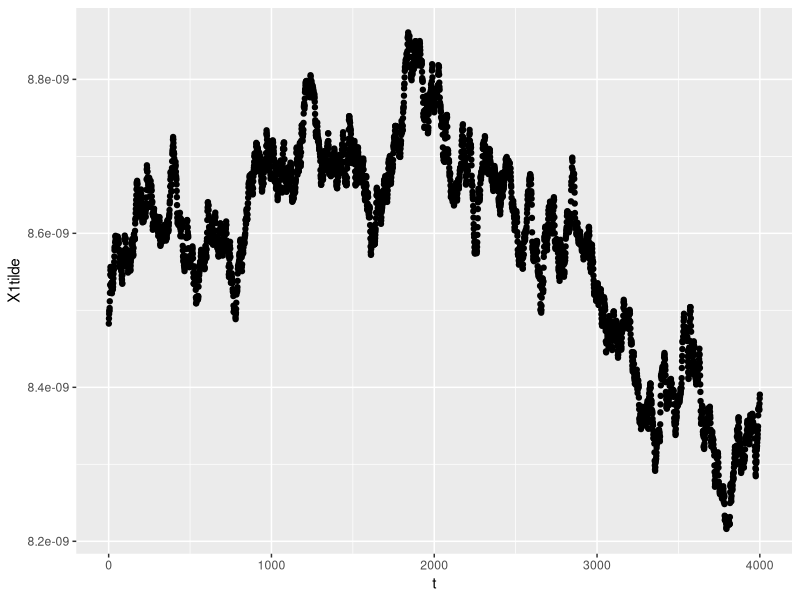
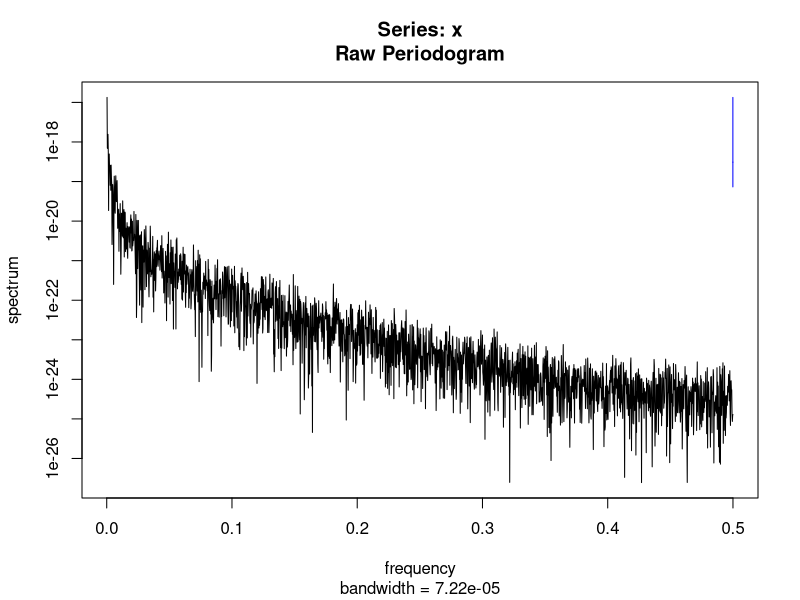
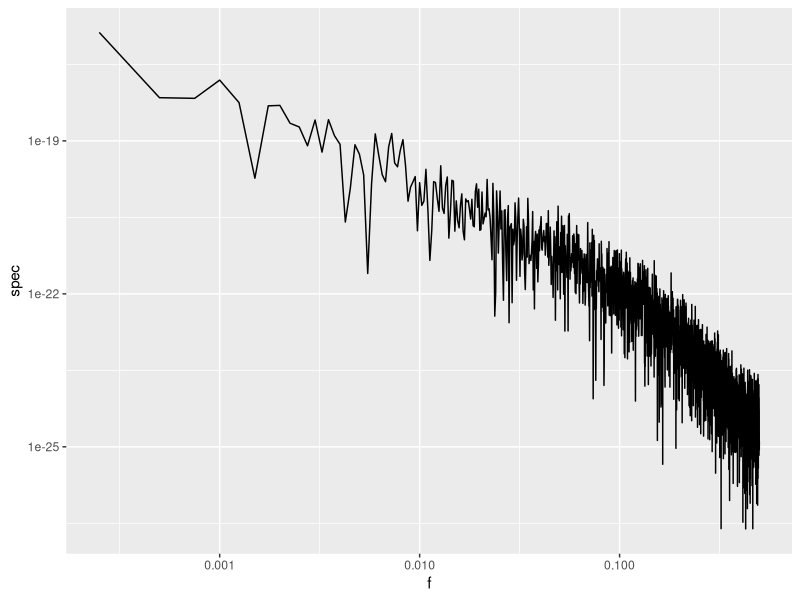
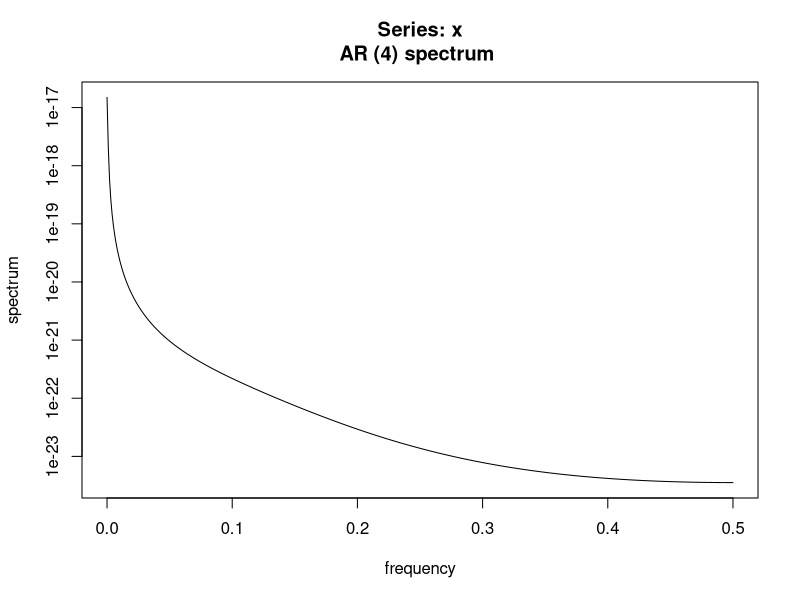
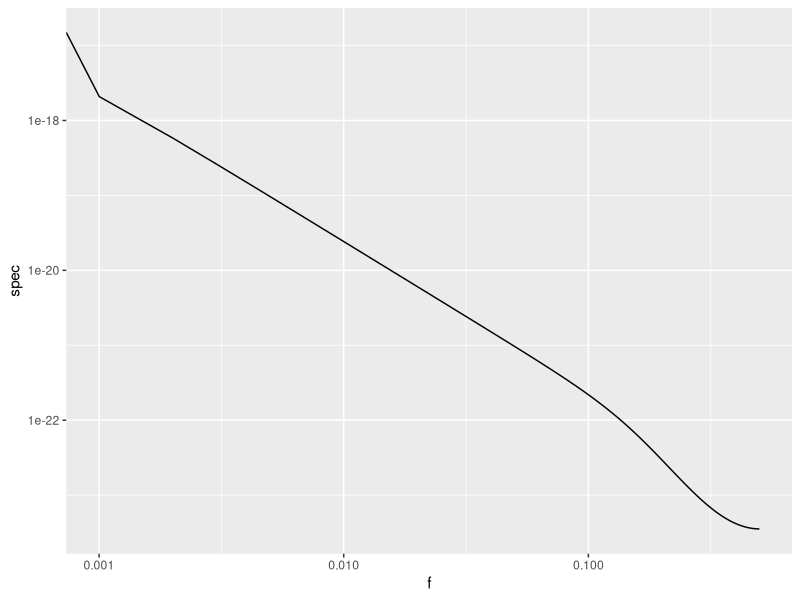
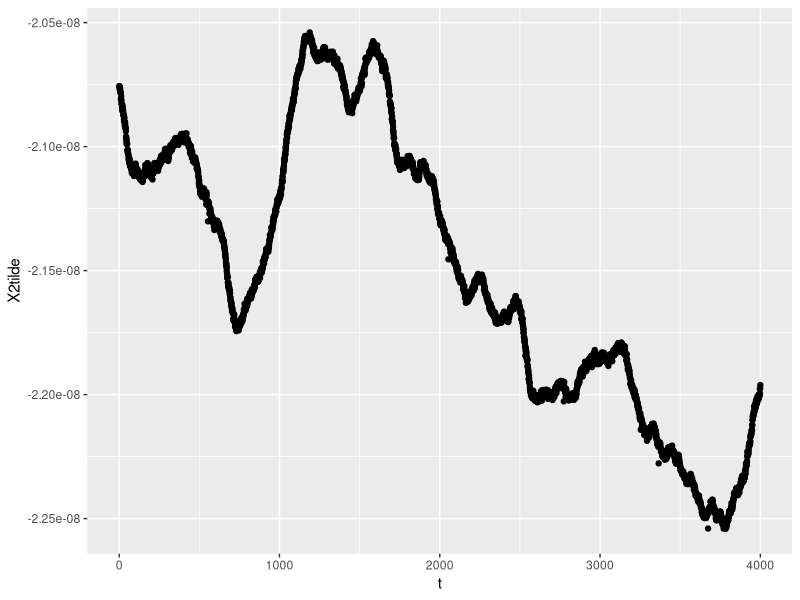
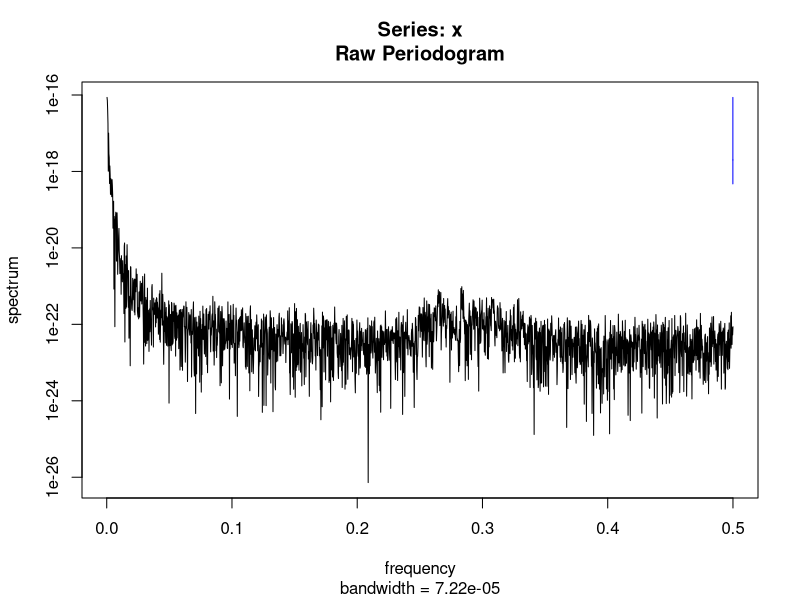
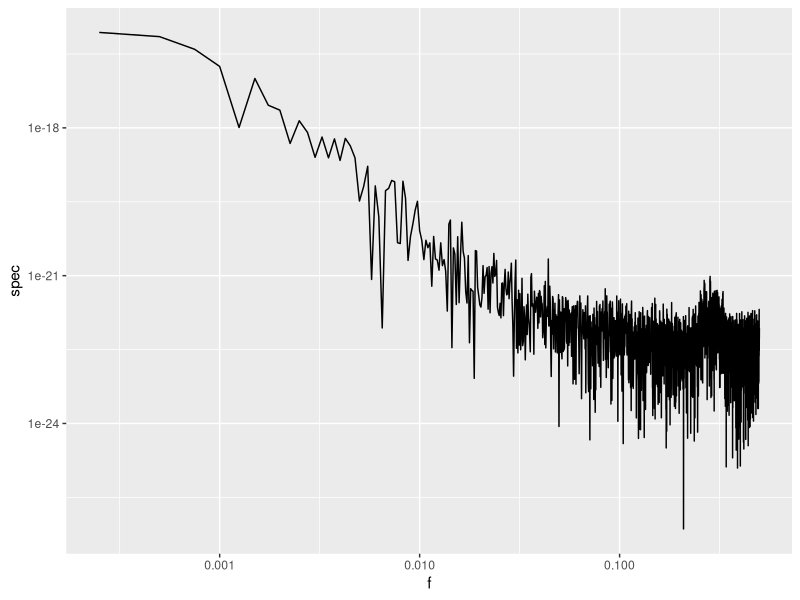

Generate these figures, in order, with R: (Note: this script raises an error after producing the figures.)
# some code here: http://faculty.washington.edu/dbp/sauts/R-code/chapter-08.R

library(readr)
library(ggplot2)

primerData1 <- read_csv("Data/primerData1.txt", col_names = FALSE, skip = 10)
colnames(primerData1)="X1tilde"
primerData1$t = 1:dim(primerData1)[1]

ggplot(primerData1,aes(t,X1tilde))+
  geom_point()

test=spectrum(primerData1$X1tilde)

res=data.frame(f=test$freq,spec=test$spec)

ggplot(res,aes(f,spec))+
  geom_line()+
  scale_x_log10()+
  scale_y_log10()


arSpec=spectrum(primerData1$X1tilde,method = "ar")
arSpec

arRes=data.frame(f=arSpec$freq,spec=arSpec$spec)

ggplot(arRes,aes(f,spec))+
  geom_line()+
  scale_x_log10()+
  scale_y_log10()



################ second dataset

primerData2 <- read_csv("Data/primerData2.txt", col_names = FALSE, skip = 10)
colnames(primerData2)="X2tilde"
primerData2$t = 1:dim(primerData2)[1]

ggplot(primerData2,aes(t,X2tilde))+
  geom_point()

test=spectrum(primerData2$X2tilde)

res=data.frame(f=test$freq,spec=test$spec)

ggplot(res,aes(f,spec))+
  geom_line()+
  scale_x_log10()+
  scale_y_log10()


arSpec=spectrum(primerData2$X2tilde,method = "ar")
arSpec

arRes=data.frame(f=arSpec$freq,spec=arSpec$spec)

ggplot(arRes,aes(f,spec))+
  geom_line()+
  scale_x_log10()+
  scale_y_log10()




######## Periodogram ###########
#center the time series
X.tilde <- X - mean(X)
length(X.tilde)
plot(X.tilde, type = "l")
abline(h = 0)

##zero pad X.tilde
X.tilde.prime <- c(X.tilde,rep(0,times = 96))
length(X.tilde.prime)

N <-length(X)
N.prime <- length(X.tilde.prime)
freqs <- 2*pi*(0:(N.prime-1))/N.prime #f_j's

I <- cbind(abs(fft(X.tilde.prime))^2/N.prime) #periodogram

par(mfrow=c(1,1))
plot(I~freqs, ylab = "",xlab = "", type = "l")

plot(log10(I[1:(N.prime/2+1)])~log10(freqs[1:(N.prime/2+1)]), ylab = "",xlab = "", type = "l")



###### Multitaper Analysis ########
f.nyquist <- 1/2
f.j.prime <- seq(0,f.nyquist, length.out = N.prime/2 + 1)

#function to create taper h'_k,N,t
h.k.prime <- function(k,N,N.prime){
  t <- 0:(N-1)
  h.k.N <- (2/(N+1))^(1/2)*sin((k + 1)*pi*(t + 1)/(N + 1)) #value of h' taper for t = 0, .., N-1
  if(N.prime > N){
    return(c(h.k.N, rep(0, times = N.prime-N)))#add in the 0's to pad the end to get up to 4096
  }
  else{
    return(h.k.N)
  }
}

plot(h.k.prime(k = 0, N = 4000, N.prime = 4096), type = "l") #look at taper for k = 0 with zero padding
plot(h.k.prime(k = 1, N = 4000, N.prime = 4096), type = "l") #look at taper for k = 1 with zero padding

#Recreating Figure 4
par(mfrow = c(1,1), mar = c(3,3,3,3))
for(k in 0:5){
  h.k <- h.k.prime(k = k, N = 4000, N.prime = 4000)
  plot(h.k, type = "l", ylab = paste("k = ",k))
  plot(h.k*X.tilde, type = "l", ylab = "X.tilde*h.k")
}


#building multitaper S_x(f) estimator
t <- 0:(N.prime-1)
S.x.hat <- rep(NA, times = N.prime/2 + 1) #where S_x.hat(f'_j) will be saved

for(j in 0:N.prime/2){
  k.vec <- rep(NA,times = 6)
  for(k in 0:5){
    W.t <- h.k.prime(k = k, N=N, N.prime = N.prime)*X.tilde.prime
    inner.sum <- sum(W.t*exp(-complex(real = 0, imaginary = 1)*2*pi*t*j/N.prime))
    k.vec[k + 1] <- abs(inner.sum)^2
  }
  S.x.hat[j] <- (1/length(k.vec))*sum(k.vec)
}

plot(log10(f.j.prime), log10(S.x.hat), type = "l") #plot of multitaper spectral estimator



########################## MTSE function #################################
## inputs: time series, possibly with gaps, W = bandwidth, K = number of tapers, delta.t = time step
## outputs: tapers, eigenvalues, spectral leakage?, spectral estimate



multitaper_est <- function(X.t, NW, K){
  X.t <- X.t - mean(X.t, na.rm = TRUE) #demean
  N.long <- length(X.t)
  t.n <- 1:N.long
  missing.indices <- which(is.na(X.t))
  t.n[which(is.na(X.t))] <- NA


  W <- NW/length(na.omit(t.n))
  dist.mat <- rdist(na.omit(t.n))
  
  #create the A' matrix (Chave 2019 equation (22))
  A.prime <- (1/(pi*dist.mat))*sin(2*pi*W*dist.mat)
  A.prime[row(A.prime) == col(A.prime)] <- W*2
  eigdec <- eigs_sym(A.prime, k = K, which = "LM")
  
  
  eig_vecs <- eigdec$vectors #get only the vectors
  
  #some sign maintenance
  for(i in seq(1,K,by = 2)){
    if (mean(Re(eig_vecs[,i]))<0){
      eig_vecs[,i] <- -eig_vecs[,i]
    }
  }
  
  for(i in seq(2,K-1,by = 2)){
    if (Re(eig_vecs[2,i] - eig_vecs[1,i])<0){
      eig_vecs[,i] <- -eig_vecs[,i]
    }
  }
  
  
  ##use tapers to generate spectral estimate
  N <- length(na.omit(t.n))
  S.x.hat_MD <- rep(NA, times = floor(N/2) + 1)
  
  for(j in 0:floor(N/2)){
    k.vec <- rep(NA,times = K)
    for(k in 0:(K-1)){
      W.t <- eig_vecs[,k+1]*na.exclude(X.t)
      inner.sum <- sum(W.t*exp(-complex(real = 0, imaginary = 1)*2*pi*na.omit(t.n)*j/N), na.rm = TRUE)
      k.vec[k + 1] <- abs(inner.sum)^2
    }
    S.x.hat_MD[j+1] <- mean(k.vec)
  }
  
  
  return(list("tapers" = eig_vecs, "e.values" = eigdec$values, "spectrum" = S.x.hat_MD))
}


plot(S.x.hat_MD)

### Test: White Noise ####
N <- 2048
set.seed(130)
X.t <- X.t_missing <-  rnorm(N)
X.t_missing[c(20:35, 600:800,900:1010)] <- NA

#EDA
plot(X.t)
hist(X.t)
acf(na.omit(X.t))

#MTSE of white noise with missing data
MTSE_wn <- multitaper_est(X.t = X.t, NW = 2, K = 5)
MTSE_wn_missing <- multitaper_est(X.t = X.t_missing, NW = 2, K = 5)

par(mfrow = c(2,1))
plot(log10(seq(0,0.5,length.out = length(MTSE_wn$spectrum)))[-1], log10(MTSE_wn$spectrum)[-1], type = "l")
lines(log10(seq(0,0.5,length.out = length(MTSE_wn_missing$spectrum)))[-1], log10(MTSE_wn_missing$spectrum[-1]), col = "red")


#fit a line to the spectrum:
f <- log10(seq(0,0.5,length.out = length(MTSE_wn$spectrum)))[-1]
f.missing <- log10(seq(0,0.5,length.out = length(MTSE_wn_missing$spectrum)))[-1]
S.f <- log10(MTSE_wn$spectrum)[-1]
S.f_missing <- log10(MTSE_wn_missing$spectrum)[-1]

lin.fit <- lm(S.f ~ f)
lin.fit.missing <- lm(S.f_missing ~ f.missing)

plot(lin.fit)
plot(lin.fit.missing)

summary(lin.fit)
summary(lin.fit.missing)

plot(f, S.f, type = "l")
lines(f.missing,S.f_missing, col = "red")
abline(a = lin.fit$coefficients[1], b = lin.fit$coefficients[2])
abline(a = lin.fit.missing$coefficients[1], b = lin.fit.missing$coefficients[2], col = "red")
abline(h = 0)
##look at eig_vecs
MTSE_wn$e.values
MTSE_wn_missing$e.values

###### Test 2: ARFIMA(0,d,0) #######
N <- 2^14
set.seed(100)
d <- 0.4
X.t <- X.t_missing <- arfima.sim(N,model = list(dfrac = d))
X.t_missing[c(20:35, 600:800,900:1010)] <- NA

#MTSE of arfima with and without missing data
MTSE_fd <- multitaper_est(X.t = X.t, NW = 2, K = 5)
MTSE_fd_missing <- multitaper_est(X.t = X.t_missing, NW = 2, K = 5)

f <- log10(seq(0,0.5,length.out = length(MTSE_fd$spectrum)))[-1]
f.missing <- log10(seq(0,0.5,length.out = length(MTSE_fd_missing$spectrum)))[-1]

plot(f,log10(MTSE_fd$spectrum[-1]), type = "l")
lines(f.missing, log10(MTSE_fd_missing$spectrum[-1]), col = "red")
lines(log10(seq(0.001,0.5,length.out = 1025)),-2*d*log10(2*abs(sin(abs(pi*seq(0.005,0.5,length.out = 1025))))), col = "blue")


lines(log10(f.j), -2*d*log10(2*sin(pi*f.j)), col = "blue")


MTSE_fd$e.values
MTSE_fd_missing$e.values


